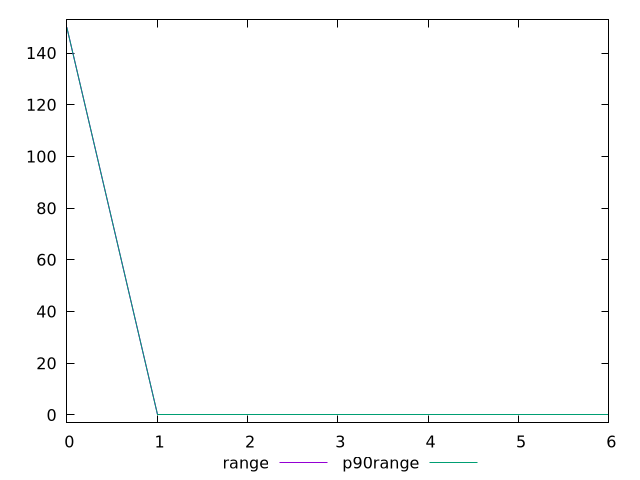

Here is the gnuplot script that generated this plot:
$_range <<EOF
0 150
1 0
2 0
3 0
4 0
5 0
6 0
EOF
$_p90Range <<EOF
0 150
1 0
2 0
3 0
4 0
5 0
6 0
EOF
set key outside below
set terminal pngcairo
set output "report_00006_2020-11-02T20-21-41.718Z/unminified-javascript/progession_range_p90range.png"
set yrange [-3:153]
plot $_range title "range" with line ,$_p90Range title "p90range" with line ,
